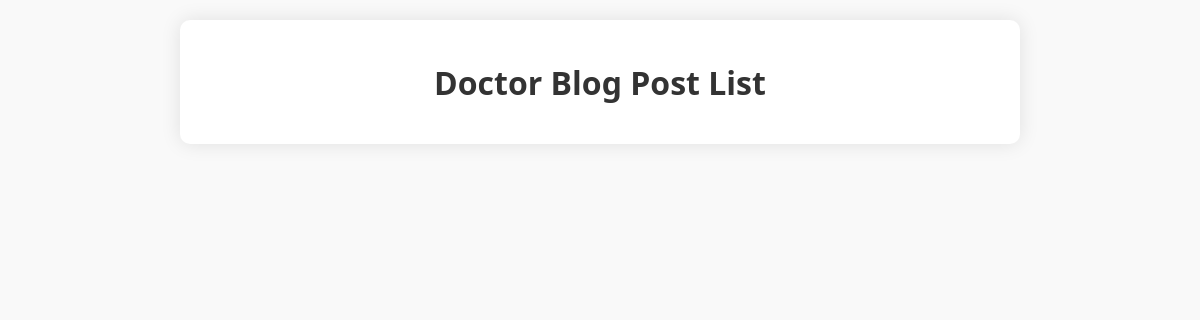
Page /blog// (signed in) on the earlier database version.
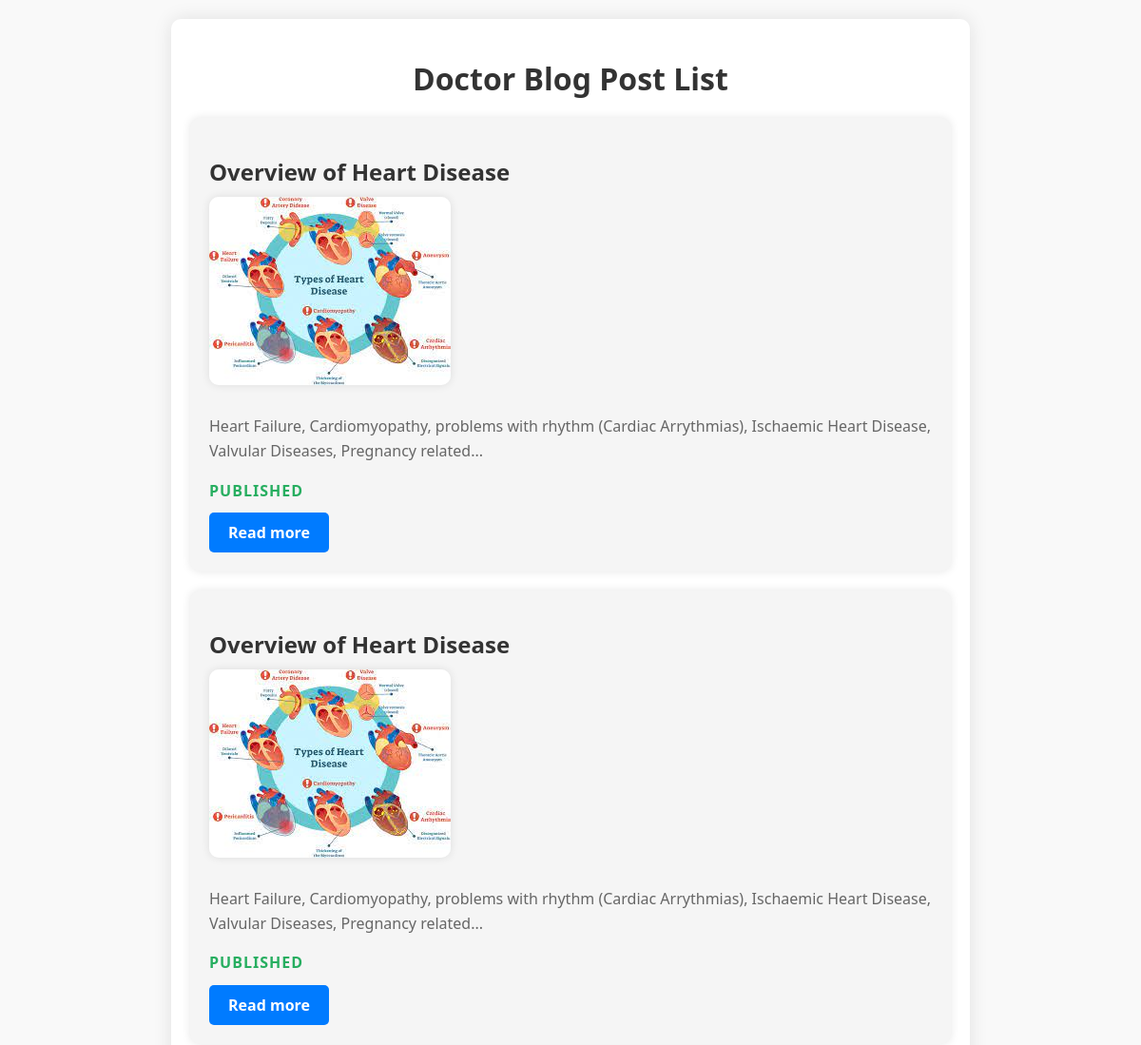
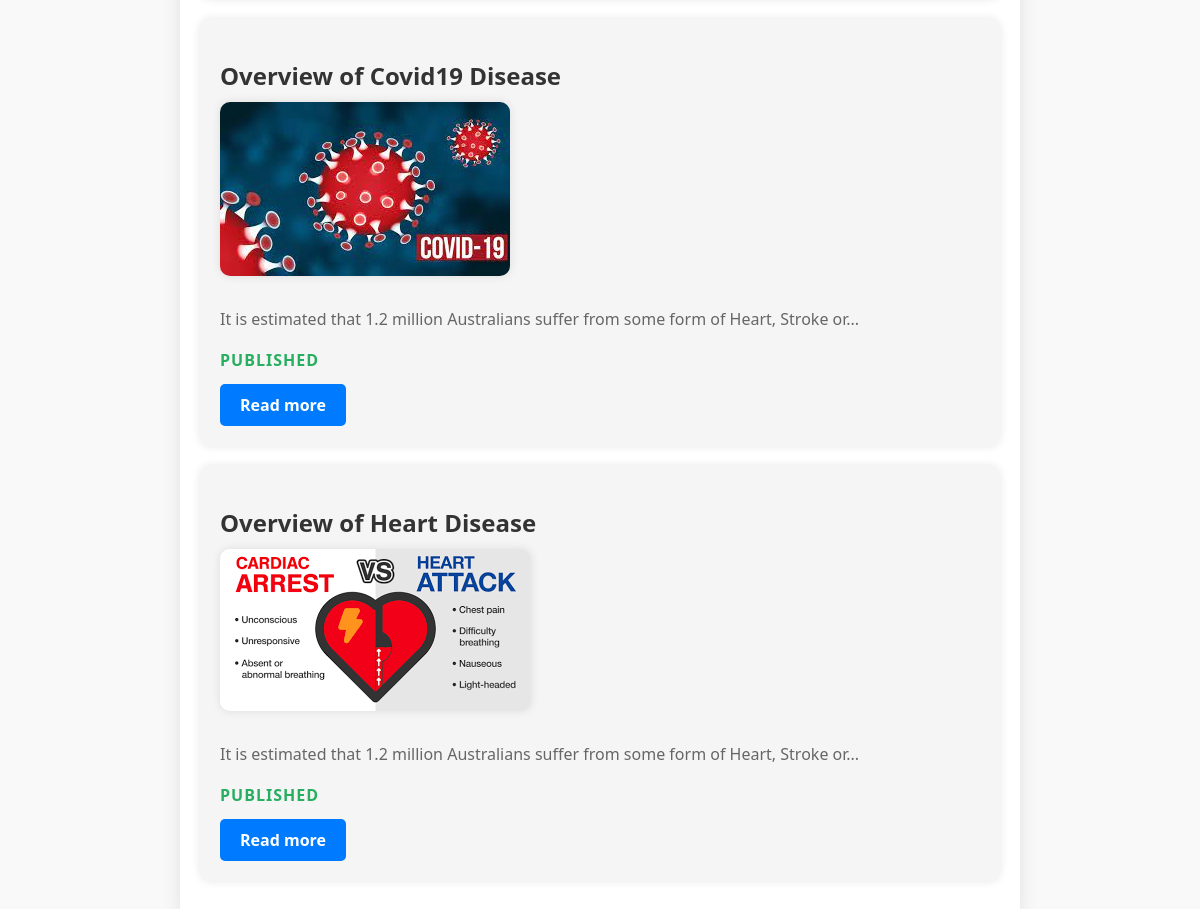
Same page on the later database version (2 pictures, top to bottom).
### blog_system/models.py (models this page shows, shortened)
class BlogPost(models.Model):
    MENTAL_HEALTH = 'Mental Health'
    HEART_DISEASE = 'Heart Disease'
    COVID_19 = 'Covid19'
    IMMUNIZATION = 'Immunization'
    CATEGORY_CHOICES = [
        (MENTAL_HEALTH, 'Mental Health'),
        (HEART_DISEASE, 'Heart Disease'),
        (COVID_19, 'Covid19'),
        (IMMUNIZATION, 'Immunization'),
    ]
    user = models.ForeignKey(CustomUser, on_delete=models.CASCADE, null=True)  # Allow user field to be nullable
    title = models.CharField(max_length=255)
    image = models.ImageField(upload_to='blog_images/')
    category = models.CharField(max_length=100, choices=CATEGORY_CHOICES)
    summary = models.TextField()
    content = models.TextField()
    draft = models.BooleanField(default=False)

### blog_system/views.py (the view)
# urls.py: path('/', views.blog_post_list, name='blog_post_list'),
def blog_post_list(request):
    posts = BlogPost.objects.filter(draft=False)
    return render(request, 'blog_system/blog_post_list.html', {'posts': posts})

### blog_system/templates/blog_system/blog_post_list.html (shortened to what this page needs)
<!DOCTYPE html>
<html lang="en">
<head>
</head>
<body>
    <div class="container">
        <h1>Doctor Blog Post List</h1>
        <ul>
            {% for post in posts %}
                <li>
                    <h2>{{ post.title }}</h2>
                    <img src="{{ post.image.url }}" alt="{{ post.title }}">
                    <p>{{ post.summary }}</p>
                    <p class="status">
                        {% if post.draft %}
                            <span style="color: #f39c12;">Draft</span>
                        {% else %}
                            <span style="color: #27ae60;">Published</span>
                        {% endif %}
                    </p>
                    <a href="#" style="display: inline-block; background-color: #007bff; color: #fff; padding: 10px 20px; border-radius: 5px; text-decoration: none;">Read more</a>
                </li>
            {% endfor %}
        </ul>
    </div>
</body>
</html>

### blog_system/templates/blog_system/blog_post_list.html (style rules this page uses)
body { font-family: 'Segoe UI', Tahoma, Geneva, Verdana, sans-serif; margin: 0; padding: 0; background-color: #f9f9f9; }
.container { max-width: 800px; margin: 20px auto; padding: 20px; background-color: #fff; border-radius: 10px; box-shadow: 0 0 20px rgba(0, 0, 0, 0.1); }
h1 { text-align: center; color: #333; margin-bottom: 20px; }
ul { list-style-type: none; padding: 0; margin: 0; }
li { background-color: #f5f5f5; border-radius: 10px; box-shadow: 0 0 10px rgba(0, 0, 0, 0.1); margin-bottom: 20px; padding: 20px; }
h2 { color: #333; font-size: 24px; margin-bottom: 10px; }
img { max-width: 100%; height: auto; border-radius: 10px; margin-bottom: 10px; box-shadow: 0 0 10px rgba(0, 0, 0, 0.1); }
p { color: #666; margin-bottom: 10px; line-height: 1.6; }
.status { font-weight: bold; margin-bottom: 10px; text-transform: uppercase; letter-spacing: 1px; }
a { color: #007bff; text-decoration: none; font-weight: bold; transition: color 0.3s ease; }

Differences in the rows shown:
added BlogPost: title "Overview of Heart Disease", image (picture), summary "Heart Failure, Cardiomyopathy, problems with rhythm (Cardiac Arrythmias), Ischaemic Heart Disease, Valvular Diseases, Pregnancy related...", draft "PUBLISHED"
added BlogPost: title "Overview of Heart Disease", image (picture), summary "Heart Failure, Cardiomyopathy, problems with rhythm (Cardiac Arrythmias), Ischaemic Heart Disease, Valvular Diseases, Pregnancy related...", draft "PUBLISHED"
added BlogPost: title "Overview of Covid19 Disease", image (picture), summary "It is estimated that 1.2 million Australians suffer from some form of Heart, Stroke or...", draft "PUBLISHED"
added BlogPost: title "Overview of Heart Disease", image (picture), summary "It is estimated that 1.2 million Australians suffer from some form of Heart, Stroke or...", draft "PUBLISHED"
